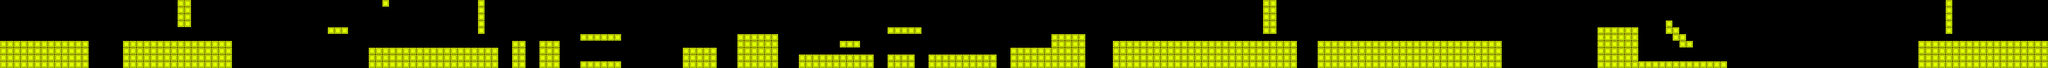

A level layout from a 2D game, rendered from its tile map. Below: a short description, then the map file with tile-grid data replaced by summaries:
An orthogonal 300x10 tile map with 64x64 px tiles, 3 tile layers (MapLayer, FloorLayer, EnemyLayer).

<map version="1.0" orientation="orthogonal" renderorder="right-down" width="300" height="10" tilewidth="64" tileheight="64" nextobjectid="1">
 <tileset firstgid="1" name="MAP" tilewidth="64" tileheight="64" tilecount="9" columns="3">
  <image source="MAP.png" width="192" height="192" />
  <tile id="0">
   <properties>
    <property name="mold" value="mold" />
   </properties>
  </tile>
  <tile id="1">
   <properties>
    <property name="enemy" value="enemy" />
   </properties>
  </tile>
  <tile id="2">
   <properties>
    <property name="floor" value="floor" />
   </properties>
  </tile>
  <tile id="3">
   <properties>
    <property name="crayfloor" value="crayfloor" />
   </properties>
  </tile>
  <tile id="4">
   <properties>
    <property name="needle" value="needle" />
   </properties>
  </tile>
  <tile id="5">
   <properties>
    <property name="slope" value="slope" />
   </properties>
  </tile>
  <tile id="6">
   <properties>
    <property name="coin" value="coin" />
   </properties>
  </tile>
 </tileset>
 <layer name="MapLayer" width="300" height="10" opacity="0">
  <data>[3000 cells, 284 non-empty, 5 distinct tile ids]</data>
 </layer>
 <layer name="FloorLayer" width="300" height="10">
  <data>[3000 cells, 731 non-empty, 1 distinct tile ids]</data>
 </layer>
 <layer name="EnemyLayer" width="300" height="10" opacity="0">
  <data>[3000 cells, 23 non-empty, 1 distinct tile ids]</data>
 </layer>
</map>
